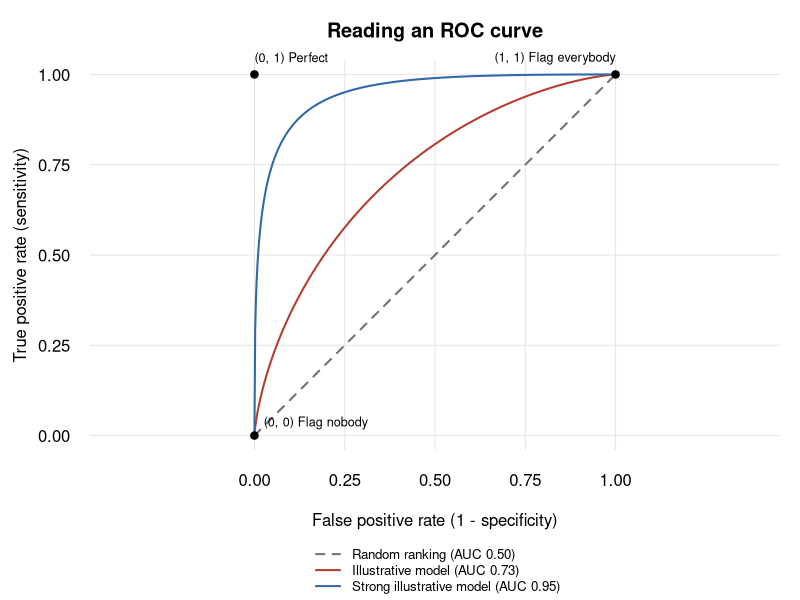

This figure's R source:
## ---- chunk 1
#| label: fig-roc-curves
#| echo: false
#| fig-width: 5
#| fig-height: 5.8
#| fig-alt: "ROC curves for random ranking, a model with AUC 0.73, and a model with AUC 0.95. The plot marks flag nobody, flag everybody, and perfect classification."

fpr <- seq(0, 1, length.out = 501)
illustrative_roc <- function(auc) {
  pnorm(qnorm(fpr) + sqrt(2) * qnorm(auc))
}

colors <- c("#737373", "#B43D30", "#3267A8")
ticks <- seq(0, 1, by = 0.25)
par(mar = c(7.5, 4.5, 3, 1), las = 1)
plot(
  fpr, fpr, type = "n", axes = FALSE, asp = 1,
  xlim = c(0, 1), ylim = c(0, 1),
  xlab = "False positive rate (1 - specificity)",
  ylab = "True positive rate (sensitivity)", main = "Reading an ROC curve"
)
abline(h = ticks, v = ticks, col = "#E5E5E5")
axis(1, at = ticks, labels = sprintf("%.2f", ticks), tick = FALSE)
axis(2, at = ticks, labels = sprintf("%.2f", ticks), tick = FALSE)
lines(fpr, fpr, col = colors[1], lty = 2, lwd = 2)
lines(fpr, illustrative_roc(0.73), col = colors[2], lwd = 2)
lines(fpr, illustrative_roc(0.95), col = colors[3], lwd = 2)

points(c(0, 0, 1), c(0, 1, 1), pch = 19)
text(0.026, 0.035, "(0, 0) Flag nobody", adj = 0, cex = 0.76)
text(0, 1.045, "(0, 1) Perfect", adj = 0, cex = 0.76, xpd = TRUE)
text(1, 1.045, "(1, 1) Flag everybody", adj = 1, cex = 0.76, xpd = TRUE)
legend(
  "bottom", inset = c(0, -0.39), xpd = NA, bty = "n", cex = 0.8,
  legend = c("Random ranking (AUC 0.50)", "Illustrative model (AUC 0.73)",
             "Strong illustrative model (AUC 0.95)"),
  col = colors, lty = c(2, 1, 1), lwd = 2
)
